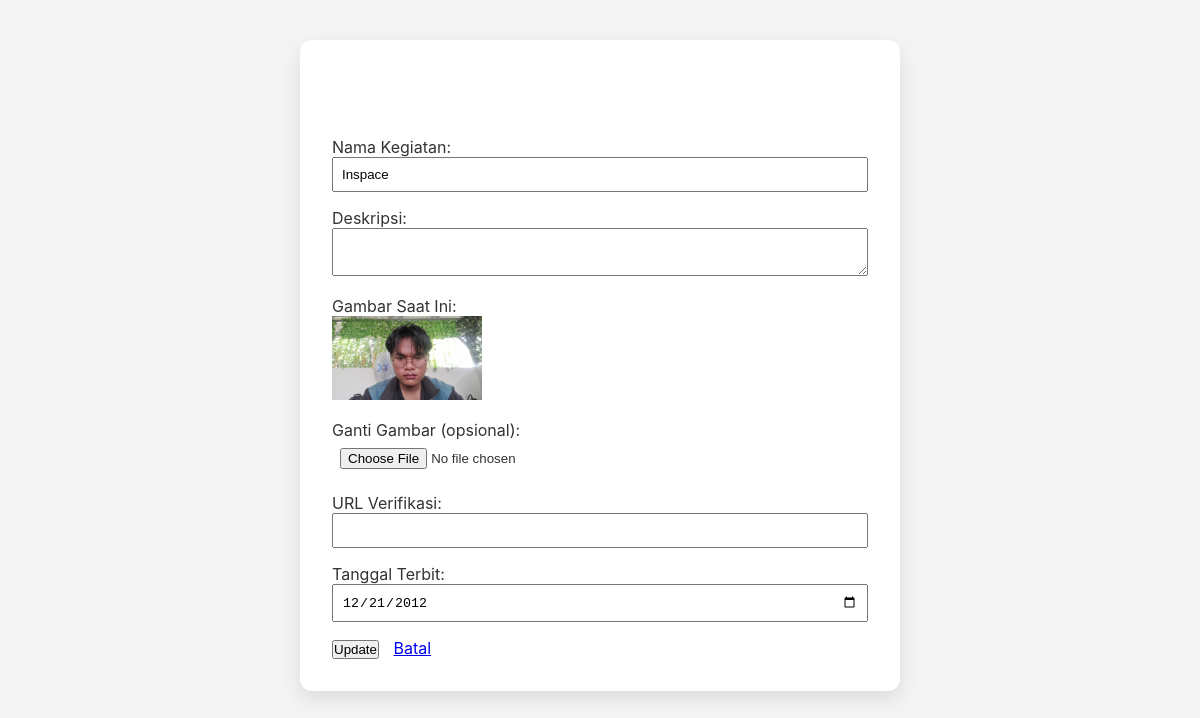
Screenshot of /ach_edit_form.php?id=6 with the database file from the repository.
### tables this page shows
CREATE TABLE IF NOT EXISTS `achievements` (
  `id` int NOT NULL AUTO_INCREMENT,
  `title` varchar(255) NOT NULL,
  `DESCRIPTION` text,
  `image` varchar(255) DEFAULT NULL,
  `verification_url` varchar(255) DEFAULT NULL,
  `issued_date` date DEFAULT NULL,
  `created_at` timestamp NULL DEFAULT CURRENT_TIMESTAMP,
  PRIMARY KEY (`id`)
);

### core/Achievement.php (called while the page is built, shortened)
<?php
class Achievement {
    private $conn;
    private $table = 'achievements';
    public $id;
    public function __construct($db) {
        $this->conn = $db;
    }
    public function read_single() {
        $query = 'SELECT
                    id,
                    title,
                    image,
                    verification_url,
                    issued_date
                  FROM
                    ' . $this->table . '
                  WHERE
                    id = ?
                  LIMIT 0,1';
        $stmt = $this->conn->prepare($query);
        $stmt->bindParam(1, $this->id);
        $stmt->execute();
        $row = $stmt->fetch(PDO::FETCH_ASSOC);
        if ($row) {
          $this->title = $row['title'];
          $this->image = $row['image'];
          $this->verification_url = $row['verification_url'];
          $this->issued_date = $row['issued_date'];
          return true;
        }
        return false;
    }
}
?>

### ach_edit_form.php (the view, shortened to what this page needs)
<?php
include_once 'core/Achievement.php';
$database = new Database();
$db = $database->connect();
$achievement = new Achievement($db);
$achievement->id = isset($_GET['id']) ? $_GET['id'] : die();
$achievement->read_single();
?>
<!DOCTYPE html>
<html lang="en">
<head>
    <link rel="stylesheet" href="public/css/main.css">
</head>
<body>
    <div class="form-container">
        <h2>Form Edit Pencapaian</h2>
        <form action="ach_update_process.php" method="POST" enctype="multipart/form-data">
            <p>Nama Kegiatan: <input type="text" name="title" value="<?php echo $achievement->title; ?>" required></p>
            <p>Deskripsi: <textarea name="description"><?php echo $achievement->description; ?></textarea></p>
            <p>Gambar Saat Ini: <br>
                <img src="public/images/<?php echo $achievement->image; ?>" width="150">
            </p>
            <p>Ganti Gambar (opsional): <input type="file" name="image"></p>
            <p>URL Verifikasi: <input type="text" name="verification_url" value="<?php echo $achievement->verification_url; ?>"></p>
            <p>Tanggal Terbit: <input type="date" name="issued_date" value="<?php echo $achievement->issued_date; ?>"></p>
            <button type="submit" class="btn-manage">Update</button>
            <a href="manage_achievements.php" style="margin-left: 10px;">Batal</a>
        </form>
    </div>
</body>
</html>

### public/css/main.css (style rules this page uses)
* { margin: 0; padding: 0; box-sizing: border-box; }
html { scroll-behavior: smooth; }
body { font-family: -apple-system, BlinkMacSystemFont, "Segoe UI", Roboto, Helvetica, Arial, sans-serif; background-color: #F9B5A9; color: #FFFFFF; }
h1, h2, h3 { margin-bottom: 1rem; }
h2 { font-size: 2.5rem; }

### ach_edit_form.php (style rules this page uses)
body { background-color: #f4f4f4; }
.form-container { max-width: 600px; margin: 40px auto; padding: 2rem; background-color: #fff; border-radius: 12px; box-shadow: 0 8px 20px rgba(0,0,0,0.1); }
.form-container p { margin-bottom: 1rem; color: #333; }
.form-container input, .form-container textarea { width: 100%; padding: 8px; }

### rows the page displays
achievements: title "Inspace", image (picture), issued_date "12/21/2012"
